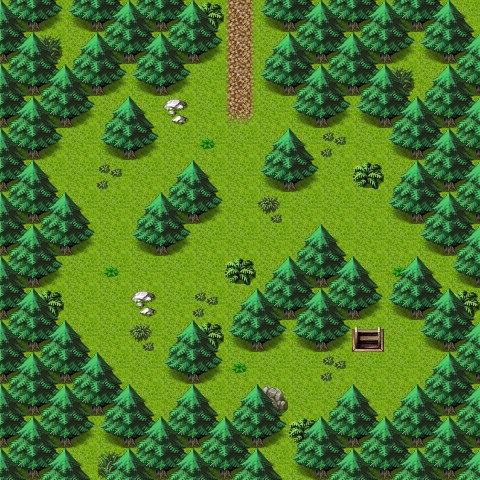

Rendered tile map (Tiled .tmx) drawn with the repository's tilesets; below, a short description and the map source with its tile grids summarised:
An orthogonal 15x15 tile map with 32x32 px tiles, 3 tile layers (Ground, Objects, Above), 1 hidden layer not drawn, 40 tilesets and 6 objects (4x spawn, 2x mapchange).

<map version="1.0" orientation="orthogonal" width="15" height="15" tilewidth="32" tileheight="32">
 <properties>
  <property name="outdoors" value="1" />
 </properties>
 <tileset firstgid="1" name="map_bed_1" tilewidth="32" tileheight="32">
  <image source="../drawable/map_bed_1.png" width="512" height="256" />
 </tileset>
 <tileset firstgid="129" name="map_border_1" tilewidth="32" tileheight="32">
  <image source="../drawable/map_border_1.png" width="512" height="256" />
 </tileset>
 <tileset firstgid="257" name="map_bridge_1" tilewidth="32" tileheight="32">
  <image source="../drawable/map_bridge_1.png" width="512" height="256" />
 </tileset>
 <tileset firstgid="385" name="map_broken_1" tilewidth="32" tileheight="32">
  <image source="../drawable/map_broken_1.png" width="512" height="256" />
 </tileset>
 <tileset firstgid="513" name="map_cavewall_1" tilewidth="32" tileheight="32">
  <image source="../drawable/map_cavewall_1.png" width="576" height="192" />
 </tileset>
 <tileset firstgid="621" name="map_cavewall_2" tilewidth="32" tileheight="32">
  <image source="../drawable/map_cavewall_2.png" width="576" height="192" />
 </tileset>
 <tileset firstgid="729" name="map_cavewall_3" tilewidth="32" tileheight="32">
  <image source="../drawable/map_cavewall_3.png" width="576" height="192" />
 </tileset>
 <tileset firstgid="837" name="map_chair_table_1" tilewidth="32" tileheight="32">
  <image source="../drawable/map_chair_table_1.png" width="512" height="256" />
 </tileset>
 <tileset firstgid="965" name="map_crate_1" tilewidth="32" tileheight="32">
  <image source="../drawable/map_crate_1.png" width="512" height="256" />
 </tileset>
 <tileset firstgid="1093" name="map_cupboard_1" tilewidth="32" tileheight="32">
  <image source="../drawable/map_cupboard_1.png" width="512" height="256" />
 </tileset>
 <tileset firstgid="1221" name="map_curtain_1" tilewidth="32" tileheight="32">
  <image source="../drawable/map_curtain_1.png" width="512" height="256" />
 </tileset>
 <tileset firstgid="1349" name="map_entrance_1" tilewidth="32" tileheight="32">
  <image source="../drawable/map_entrance_1.png" width="512" height="256" />
 </tileset>
 <tileset firstgid="1477" name="map_fence_1" tilewidth="32" tileheight="32">
  <image source="../drawable/map_fence_1.png" width="512" height="256" />
 </tileset>
 <tileset firstgid="1605" name="map_fence_2" tilewidth="32" tileheight="32">
  <image source="../drawable/map_fence_2.png" width="512" height="256" />
 </tileset>
 <tileset firstgid="1733" name="map_ground_1" tilewidth="32" tileheight="32">
  <image source="../drawable/map_ground_1.png" width="512" height="256" />
 </tileset>
 <tileset firstgid="1861" name="map_ground_2" tilewidth="32" tileheight="32">
  <image source="../drawable/map_ground_2.png" width="512" height="256" />
 </tileset>
 <tileset firstgid="1989" name="map_ground_3" tilewidth="32" tileheight="32">
  <image source="../drawable/map_ground_3.png" width="512" height="256" />
 </tileset>
 <tileset firstgid="2117" name="map_ground_4" tilewidth="32" tileheight="32">
  <image source="../drawable/map_ground_4.png" width="512" height="256" />
 </tileset>
 <tileset firstgid="2245" name="map_ground_5" tilewidth="32" tileheight="32">
  <image source="../drawable/map_ground_5.png" width="512" height="256" />
 </tileset>
 <tileset firstgid="2373" name="map_ground_6" tilewidth="32" tileheight="32">
  <image source="../drawable/map_ground_6.png" width="512" height="256" />
 </tileset>
 <tileset firstgid="2501" name="map_ground_7" tilewidth="32" tileheight="32">
  <image source="../drawable/map_ground_7.png" width="512" height="256" />
 </tileset>
 <tileset firstgid="2629" name="map_ground_8" tilewidth="32" tileheight="32">
  <image source="../drawable/map_ground_8.png" width="512" height="256" />
 </tileset>
 <tileset firstgid="2757" name="map_indoor_1" tilewidth="32" tileheight="32">
  <image source="../drawable/map_indoor_1.png" width="512" height="256" />
 </tileset>
 <tileset firstgid="2885" name="map_kitchen_1" tilewidth="32" tileheight="32">
  <image source="../drawable/map_kitchen_1.png" width="512" height="256" />
 </tileset>
 <tileset firstgid="3013" name="map_outdoor_1" tilewidth="32" tileheight="32">
  <image source="../drawable/map_outdoor_1.png" width="512" height="256" />
 </tileset>
 <tileset firstgid="3141" name="map_pillar_1" tilewidth="32" tileheight="32">
  <image source="../drawable/map_pillar_1.png" width="512" height="256" />
 </tileset>
 <tileset firstgid="3269" name="map_plant_1" tilewidth="32" tileheight="32">
  <image source="../drawable/map_plant_1.png" width="512" height="256" />
 </tileset>
 <tileset firstgid="3397" name="map_rock_1" tilewidth="32" tileheight="32">
  <image source="../drawable/map_rock_1.png" width="512" height="256" />
 </tileset>
 <tileset firstgid="3525" name="map_roof_1" tilewidth="32" tileheight="32">
  <image source="../drawable/map_roof_1.png" width="512" height="256" />
 </tileset>
 <tileset firstgid="3653" name="map_roof_2" tilewidth="32" tileheight="32">
  <image source="../drawable/map_roof_2.png" width="512" height="256" />
 </tileset>
 <tileset firstgid="3781" name="map_shop_1" tilewidth="32" tileheight="32">
  <image source="../drawable/map_shop_1.png" width="512" height="256" />
 </tileset>
 <tileset firstgid="3909" name="map_sign_ladder_1" tilewidth="32" tileheight="32">
  <image source="../drawable/map_sign_ladder_1.png" width="512" height="256" />
 </tileset>
 <tileset firstgid="4037" name="map_table_1" tilewidth="32" tileheight="32">
  <image source="../drawable/map_table_1.png" width="512" height="256" />
 </tileset>
 <tileset firstgid="4165" name="map_trail_1" tilewidth="32" tileheight="32">
  <image source="../drawable/map_trail_1.png" width="512" height="256" />
 </tileset>
 <tileset firstgid="4293" name="map_tree_1" tilewidth="32" tileheight="32">
  <image source="../drawable/map_tree_1.png" width="512" height="256" />
 </tileset>
 <tileset firstgid="4421" name="map_wall_1" tilewidth="32" tileheight="32">
  <image source="../drawable/map_wall_1.png" width="512" height="256" />
 </tileset>
 <tileset firstgid="4549" name="map_wall_2" tilewidth="32" tileheight="32">
  <image source="../drawable/map_wall_2.png" width="480" height="256" />
 </tileset>
 <tileset firstgid="4669" name="map_wall_3" tilewidth="32" tileheight="32">
  <image source="../drawable/map_wall_3.png" width="480" height="256" />
 </tileset>
 <tileset firstgid="4789" name="map_window_1" tilewidth="32" tileheight="32">
  <image source="../drawable/map_window_1.png" width="512" height="256" />
 </tileset>
 <tileset firstgid="4917" name="map_window_2" tilewidth="32" tileheight="32">
  <image source="../drawable/map_window_2.png" width="512" height="256" />
 </tileset>
 <layer name="Ground" width="15" height="15">
  <data>[225 cells, 225 non-empty, 1 distinct tile ids]</data>
 </layer>
 <layer name="Objects" width="15" height="15">
  <data>[225 cells, 155 non-empty, 14 distinct tile ids]</data>
 </layer>
 <layer name="Above" width="15" height="15">
  <data>[225 cells, 43 non-empty, 2 distinct tile ids]</data>
 </layer>
 <layer name="Walkable" width="15" height="15" visible="0">
  <data>[225 cells, 143 non-empty, 1 distinct tile ids]</data>
 </layer>
 <objectgroup name="Mapevents">
  <object name="down" type="mapchange" x="352" y="320" width="32" height="32">
   <properties>
    <property name="map" value="clearing_level1" />
    <property name="place" value="up" />
   </properties>
  </object>
  <object name="north" type="mapchange" x="224" y="0" width="32" height="32">
   <properties>
    <property name="map" value="wild11" />
    <property name="place" value="south" />
   </properties>
  </object>
 </objectgroup>
 <objectgroup name="Spawn" visible="0">
  <!-- 4 objects omitted --></objectgroup>
 <objectgroup name="Keys" />
</map>
<!-- 4 of 6 objects omitted -->
